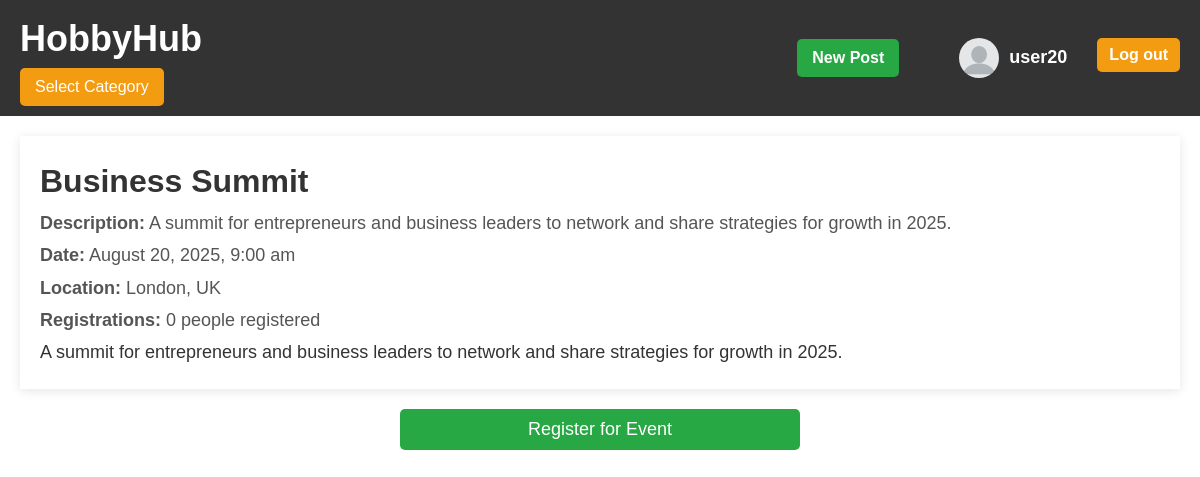
Page /event.php?id=4 (signed in) on the committed database.
### tables this page shows
CREATE TABLE `events` (
  `event_id` int(10) UNSIGNED NOT NULL,
  `event_name` varchar(255) NOT NULL,
  `event_description` text NOT NULL,
  `event_date` datetime NOT NULL,
  `location` varchar(255) NOT NULL,
  `created_at` timestamp NOT NULL DEFAULT CURRENT_TIMESTAMP
);

### event.php (the view, shortened to what this page needs)
<?php
include 'db_connection.php';
include 'Component/navbar.php';
$isLoggedIn = isset($_SESSION['user_id']);
$userId = $isLoggedIn ? $_SESSION['user_id'] : null;
$userName = $isLoggedIn ? $_SESSION['username'] : null;
$navbar = new Navbar($conn, $isLoggedIn, $userId, $userName);
if (isset($_GET['id'])) {
    $event_id = $_GET['id'];
    $sql_event_details = "SELECT * FROM events WHERE event_id = ?";
    $stmt = $conn->prepare($sql_event_details);
    $stmt->bind_param("i", $event_id);
    $stmt->execute();
    $result = $stmt->get_result();
    if ($result->num_rows > 0) {
        $event = $result->fetch_assoc();
    } else {
        echo "<p>Event not found.</p>";
        exit;
    }
    $sql_registration_count = "SELECT COUNT(*) as total_registrations FROM event_registrations WHERE event_id = ?";
    $stmt_count = $conn->prepare($sql_registration_count);
    $stmt_count->bind_param("i", $event_id);
    $stmt_count->execute();
    $result_count = $stmt_count->get_result();
    $registration_count = $result_count->fetch_assoc()['total_registrations'];
} else {
    echo "<p>No event specified.</p>";
    exit;
}
?>
<!DOCTYPE html>
<html lang="en">
<head>
    <link rel="stylesheet" href="event.css">
    <link rel="stylesheet" href="glowna.css">
    <link rel="stylesheet" href="navbar.css">
</head>
<body>
  <header>
    <?php
          echo $navbar->render();
      ?>
  </header>
  <main class="container">
    <div class="event-details">
        <div class="event-header">
            <div class="event-info">
                <h1><?php echo htmlspecialchars($event['event_name'], ENT_QUOTES, 'UTF-8'); ?></h1>
                <p><strong>Description:</strong> <?php echo htmlspecialchars($event['event_description'], ENT_QUOTES, 'UTF-8'); ?></p>
                <p><strong>Date:</strong> <?php echo date("F j, Y, g:i a", strtotime($event['event_date'])); ?></p>
                <p><strong>Location:</strong> <?php echo htmlspecialchars($event['location'], ENT_QUOTES, 'UTF-8'); ?></p>
                <p><strong>Registrations:</strong> <?php echo $registration_count; ?> people registered</p>
            </div>
        </div>
        <p><?php echo nl2br(htmlspecialchars($event['event_description'], ENT_QUOTES, 'UTF-8')); ?></p>
    </div>
    <?php if ($isLoggedIn): ?>
    <div class="registration-form">
        <form method="POST">
            <button type="submit" name="register" class="btn-register">Register for Event</button>
        </form>
    </div>
    <?php else: ?>
        <div class="login-message">
            <p>You need to <a href="login.php" class="login-link">log in</a> to register for this event.</p>
        </div>
    <?php endif; ?>
  </main>
</body>
</html>

### event.css (style rules this page uses)
.event-details { margin: 0 auto; padding: 20px; }
.event-header { display: flex; align-items: flex-start; gap: 20px; }
.event-info h1 { font-size: 32px; color: #333; }
.event-info p { font-size: 18px; color: #555; }
.event-details { margin: 0 auto; padding: 20px; box-shadow: 0 2px 10px rgba(0, 0, 0, 0.1); }
.registration-form { width: 100%; max-width: 400px; margin: 20px auto; text-align: center; }
.btn-register { background-color: #28a745; color: white; border: none; padding: 10px 20px; font-size: 18px; cursor: pointer; border-radius: 5px; transition: background-color 0.3s ease; display: inline-block; width: 100%; }

### glowna.css (style rules this page uses)
* { margin: 0; padding: 0; box-sizing: border-box; }
body { font-family: Arial, sans-serif; line-height: 1.6; color: #333; }

### navbar.css (style rules this page uses)
header { width: 100%; background-color: #333; color: #fff; }
.container { max-width: 1200px; margin: 0 auto; padding: 20px; }
.container p { font-size: 18px; line-height: 1.8; }

### rows in the picture
events: event_name "Business Summit", event_description "A summit for entrepreneurs and business leaders to network and share strategies for growth in 2025.", event_date "August 20, 2025, 9:00 am", location "London, UK"

### other values in the picture
$this->userName "user20"
$registration_count "0"
